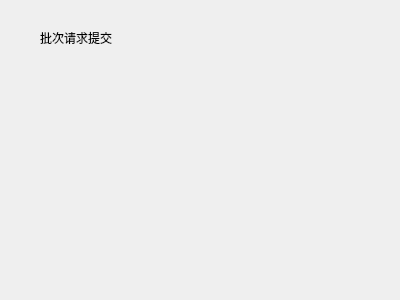
<?xml version="1.0" encoding="UTF-8"?>
<ui version="4.0">
 <class>SubmitBatch</class>
 <widget class="QWidget" name="SubmitBatch">
  <property name="geometry">
   <rect>
    <x>0</x>
    <y>0</y>
    <width>400</width>
    <height>300</height>
   </rect>
  </property>
  <property name="windowTitle">
   <string>Form</string>
  </property>
  <widget class="QLabel" name="label">
   <property name="geometry">
    <rect>
     <x>40</x>
     <y>30</y>
     <width>75</width>
     <height>15</height>
    </rect>
   </property>
   <property name="text">
    <string>批次请求提交</string>
   </property>
  </widget>
 </widget>
 <resources/>
 <connections/>
</ui>
